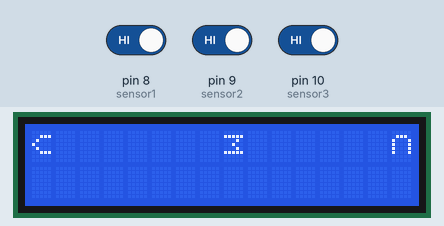
A sketch run on a simulated Arduino Uno, built with avr-gcc and run on an emulated ATmega328P. Parts: 16×2 character LCD. Inputs (shaded band) come from the test bench; at power-on: pin 10 (sensor3) HIGH, pin 9 (sensor2) HIGH, pin 8 (sensor1) HIGH. What the sketch prints to the serial monitor is not drawn.

Above: at 1.2 s.
1.3 s: pin 10 (sensor3) driven LOW
At 2.5 s:
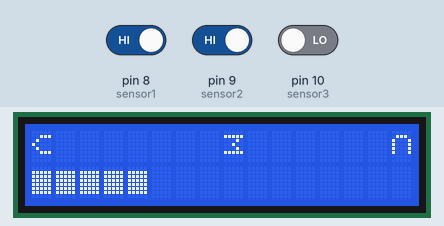
2.8 s: pin 9 (sensor2) driven LOW
At 4.0 s:
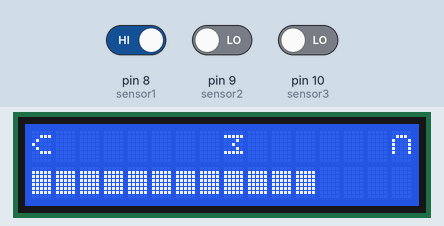
4.3 s: pin 8 (sensor1) driven LOW
At 5.6 s:
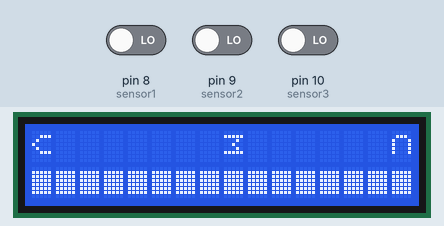
5.9 s: pin 8 (sensor1) driven HIGH
At 7.1 s:
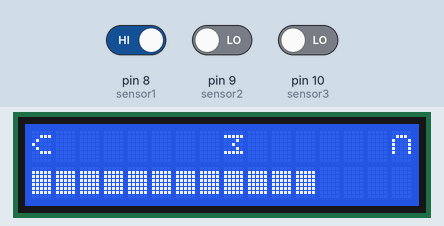
7.4 s: pin 9 (sensor2) driven HIGH
At 8.3 s:
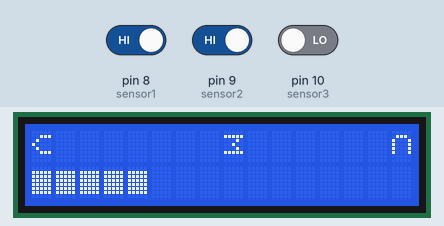
8.9 s: pin 10 (sensor3) driven HIGH
At 10.3 s:
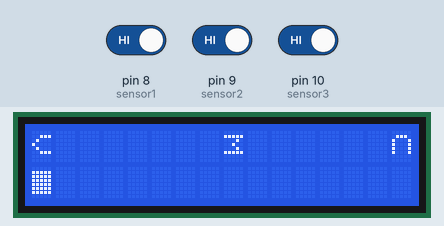
Timing chart, 0 to 11.5 s (numbered marks = the images above; inputs shaded):
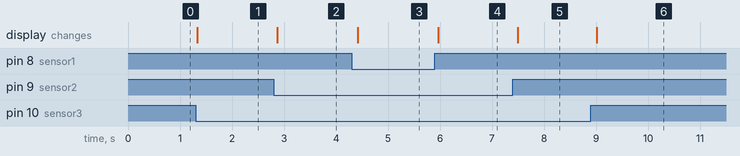

The sketch:

monitor_3niveis_caixa_dagua.ino
```cpp
//Programa: Monitoracao de Caixa d´agua usando Arduino
//Autor: Arduino e Cia

//Display HD44780 com adaptador I2C
#include <Wire.h>
#include <LiquidCrystal_I2C.h>

#define pino_rele 7
#define sensor1 8
#define sensor2 9
#define sensor3 10

int valor_s1 = 1, valor_s2 = 1, valor_s3 = 1;

//Simbolos
uint8_t letra_C[8] = {0x0, 0xE, 0x11, 0x11, 0x11, 0x11, 0x0, 0x0};
uint8_t letra_M[8] = {0x0, 0x1F, 0x2, 0x4, 0x2, 0x1F, 0x0, 0x0};
uint8_t letra_v[8] = {0x0, 0x7, 0x8, 0x10, 0x8, 0x7 , 0x0, 0x0};
uint8_t caracter_nivel[8] = {0x0, 0x1F, 0x1F, 0x1F, 0x1F,
                             0x1F, 0x1F, 0x0};

LiquidCrystal_I2C lcd(0x3B, 16, 2);

int nivel_anterior = 0;

void setup()
{
  Serial.begin(9600);
  //Inicializa o display I2C
  lcd.init();
  lcd.backlight();
  //Caracteres customizados
  lcd.createChar(0, letra_C);
  lcd.createChar(1, letra_M);
  lcd.createChar(2, letra_v);
  lcd.createChar(3, caracter_nivel);

  //Define os pinos dos sensores como entrada
  pinMode(sensor1, INPUT);
  pinMode(sensor2, INPUT);
  pinMode(sensor3, INPUT);

  //Mostra a letra C no display
  lcd.setCursor(15, 0);
  lcd.write(uint8_t(0));
  //Mostra a letra M no display
  lcd.setCursor(8, 0);
  lcd.write(uint8_t(1));
  //Mostra a letra V no display
  lcd.setCursor(0, 0);
  lcd.write(uint8_t(2));

  Serial.println("Monitoracao de Caixa Dagua");
  Serial.println();
}

void loop()
{
  //Leitura dos sensores
  int valor_s1 = digitalRead(sensor1);
  int valor_s2 = digitalRead(sensor2);
  int valor_s3 = digitalRead(sensor3);

  //Mostra valor dos sensores no serial monitor
  Serial.print("S1: ");
  Serial.print(valor_s1);
  Serial.print(" S2: ");
  Serial.print(valor_s2);
  Serial.print(" S3: ");
  Serial.println(valor_s3);

  //Checa o nivel e atualiza o display
  if ((valor_s1 == 0) && valor_s2 == 0 && valor_s3 == 0)
  {
    //Atualiza o nivel no display, enviando o numero de
    //"quadrados" que devem ser mostrados para indicar
    //o nivel
    mostra_nivel(15);
    //Desliga o rele
    digitalWrite(pino_rele, HIGH);
  }

  if ((valor_s1 == 1) && valor_s2 == 0 && valor_s3 == 0)
  {
    //Atualiza o nivel no display
    mostra_nivel(11);
  }

  if ((valor_s1 == 1) && valor_s2 == 1 && valor_s3 == 0)
  {
    //Atualiza o nivel no display
    mostra_nivel(4);
  }

  if ((valor_s1 == 1) && valor_s2 == 1 && valor_s3 == 1)
  {
    mostra_nivel(0);
    //Liga o rele
    digitalWrite(pino_rele, LOW);
  }
  delay(100);
}

void mostra_nivel(int nivel)
{
  if (nivel != nivel_anterior)
  {
    //Apaga informacao anterior
    lcd.setCursor(0, 1);
    lcd.print("                ");
    //Atualiza o nivel no display
    for (int i = 0; i <= nivel; i++)
    {
      lcd.setCursor(i, 1);
      lcd.write(uint8_t(3));
    }
    nivel_anterior = nivel;
  }
}
```

Measured:
- after the input at 1.3 s, the display: changes at once (image 1)
- after the input at 2.8 s, the display: changes after 0.07 s (image 2)
- after the input at 4.3 s, the display: changes after 0.12 s (image 3)
- after the input at 5.9 s, the display: changes after 0.06 s (image 4)
- after the input at 7.4 s, the display: changes after 0.09 s (image 5)
- after the input at 8.9 s, the display: changes after 0.12 s (image 6)
